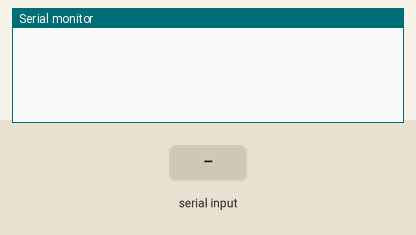
Simulated run of this sketch. Board: Arduino Uno, built with avr-gcc and run on an emulated ATmega328P. Shown: the last lines printed to the serial monitor. The test bench sets the inputs (shaded band). The local clock reads 2024-03-15 10:24:30 at power-on unless the sketch sets it.

Above: at 1.2 s.
1.3 s: "A" received over the second serial link
At 2.5 s:
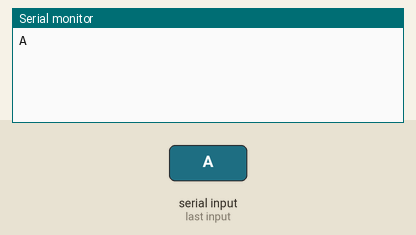
2.8 s: "1" received over the second serial link
At 3.7 s:
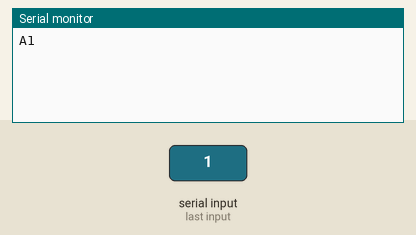

The sketch:

bluetooth.ino
```cpp
#include <SoftwareSerial.h>

#include <RTClib.h>

RTC_DS3231 rtc;
SoftwareSerial BT(10,11); // Establece los puertos de transmicion de datos bluetooth 10 TX, 11 RX.
char DATO = ' ';
int now;
const int led = 13;
// char nombreBT[10] = "Dispositivo";
// char velocidad = '4'; // 960
// char pin[5] = "1234";

int segundo = 0;
DateTime f;

void setup() {
  Serial.begin(9600);
  // pinMode(led, OUTPUT);

  // Serial.print("AT");
  // delay(1000);

  // Serial.print("AT+NAME");
  // Serial.print(nombreBT);
  // delay(1000);

  // Serial.print("AT+BAUD");
  // Serial.print(velocidad);
  // delay(1000);

  // Serial.print("AT+PIN");
  // Serial.print(pin);
  // delay(1000);

  // digitalWrite(led, HIGH);

  if(!rtc.begin()){
    Serial.println("Módulo RTC no encontrado !");
    while(1);
  }
  // Activar linea cuando conecta el módulo RTC por primera vez
  // rtc.adjust(DateTime(__DATE__, __TIME__));
  BT.begin(9600);
}

void loop() {

  f = rtc.now();   // Fecha y hora

  if(BT.available()){
      DATO = BT.read();
      Serial.print(DATO);
      // ON/OFF
      if(DATO == 'A'){
          // digital.write(led, !digitalRead(led));
      }
  }
  enviarDatos();
}

void enviarDatos(){
  if( f.second() != segundo ){

    BT.print("Di");
    if (f.day() < 10) { BT.print("0"); }
    BT.print(f.day()); BT.print(" / ");
    if (f.month() < 10) { BT.print("0"); }
    BT.print(f.month()); BT.print(" / ");
    BT.println(f.year()); delay(50);

    BT.print("Hr");
    if (f.hour() < 10) { BT.print("0"); }
    BT.print(f.hour()); BT.print(":");
    if (f.minute() < 10) { BT.print("0"); }
    BT.println(f.minute()); delay(50);

    segundo = f.second();
  }
}
```

Measured:
- after the input at 1.3 s, the serial monitor: prints a new line at once (image 1)
- after the input at 2.8 s, the serial monitor: prints a new line at once (image 2)
